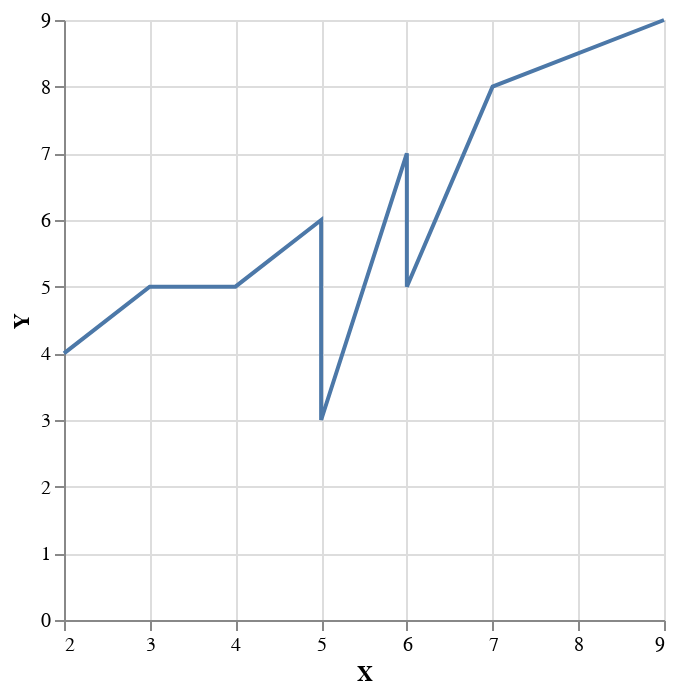

Notebook code cell kept with this figure:
### Code cell
chart = alt.Chart(df).mark_line().encode(
    x = 'X',     
    y = 'Y' 
)

chart

### Figure 1 — Vega-Lite specification as saved in the notebook (floating-point values rounded to 4 significant figures)
{"config": {"view": {"continuousWidth": 300, "continuousHeight": 300}}, "data": {"name": "data-1ed8e6b20aca50ab40d16a5308cdabf9"}, "mark": {"type": "line"}, "encoding": {"x": {"field": "X", "type": "quantitative"}, "y": {"field": "Y", "type": "quantitative"}}, "$schema": "https://vega.github.io/schema/vega-lite/v5.15.1.json", "datasets": {"data-1ed8e6b20aca50ab40d16a5308cdabf9": [{"X": 2, "Y": 4}, {"X": 3, "Y": 5}, {"X": 5, "Y": 6}, {"X": 6, "Y": 7}, {"X": 7, "Y": 8}, {"X": 9, "Y": 9}, {"X": 4, "Y": 5}, {"X": 5, "Y": 6}, {"X": 5, "Y": 3}, {"X": 6, "Y": 5}]}}
